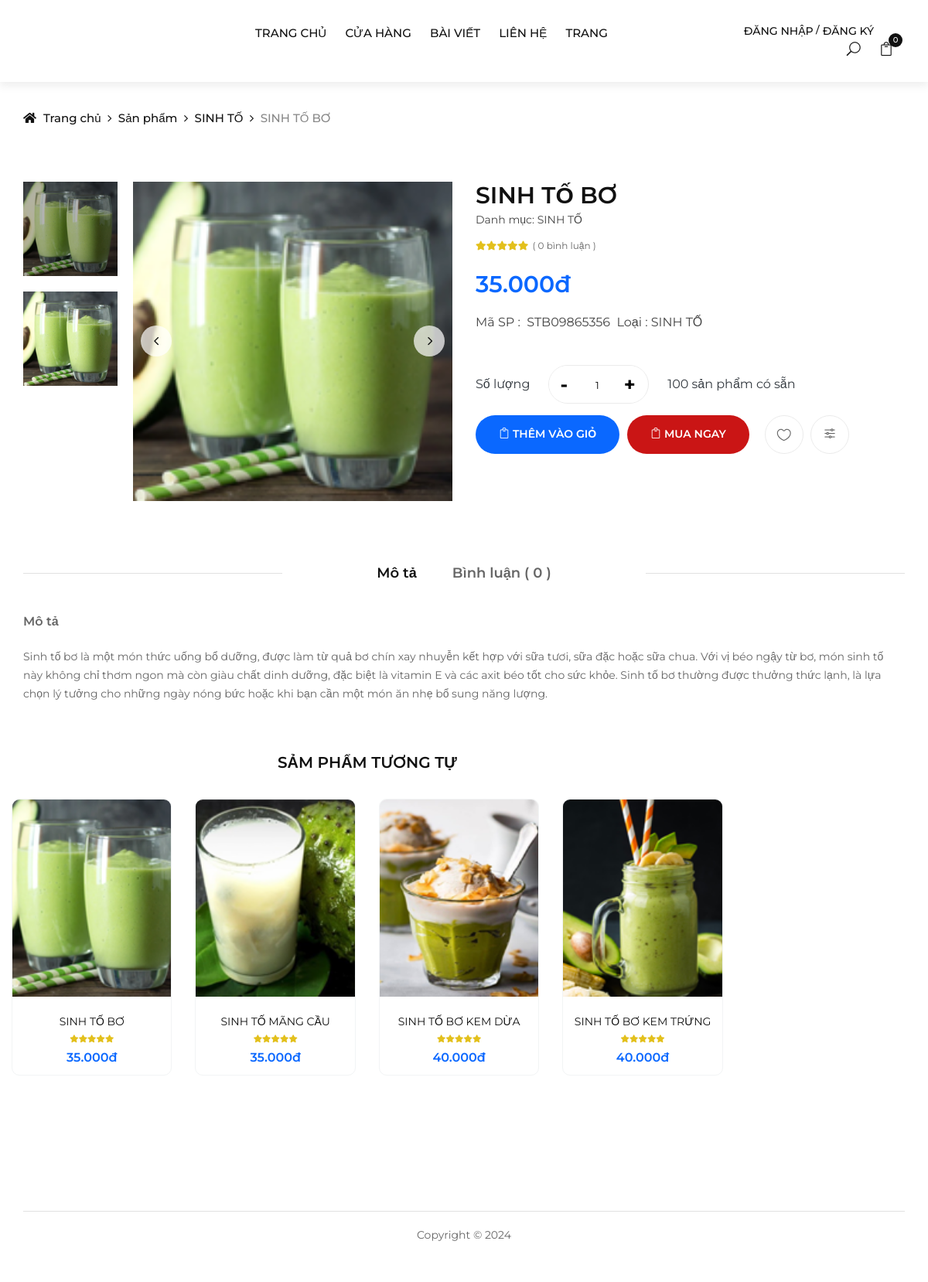
The app's page /index.php?url=chitietsanpham&id_sp=13&id_dm=8 with its own data.
### tables this page shows
CREATE TABLE `categories` (
  `category_id` int(11) NOT NULL,
  `name` varchar(255) NOT NULL,
  `image` varchar(255) NOT NULL,
  `status` tinyint(1) NOT NULL DEFAULT 1
);

CREATE TABLE `products` (
  `product_id` int(11) NOT NULL,
  `category_id` int(11) NOT NULL,
  `name` varchar(255) NOT NULL,
  `image` varchar(255) NOT NULL,
  `quantity` int(11) NOT NULL,
  `price` int(11) NOT NULL,
  `sale_price` int(11) DEFAULT NULL,
  `create_date` datetime NOT NULL DEFAULT current_timestamp(),
  `views` int(11) NOT NULL DEFAULT 0,
  `details` text NOT NULL,
  `short_description` text NOT NULL,
  `status` tinyint(1) NOT NULL DEFAULT 1
);

### models/pdo_library.php (called while the page is built, shortened)
<?php
function pdo_query($sql){
    $sql_args = array_slice(func_get_args(), 1);
    try{
        $conn = pdo_get_connection();
        $stmt = $conn->prepare($sql);
        $stmt->execute($sql_args);
        $rows = $stmt->fetchAll();
        return $rows;
    }
    catch(PDOException $e){
        throw $e;
    }
    finally{
        unset($conn);
    }
}
function pdo_query_one($sql){
    $sql_args = array_slice(func_get_args(), 1);
    try{
        $conn = pdo_get_connection();
        $stmt = $conn->prepare($sql);
        $stmt->execute($sql_args);
        $row = $stmt->fetch(PDO::FETCH_ASSOC);
        return $row;
    }
    catch(PDOException $e){
        throw $e;
    }
    finally{
        unset($conn);
    }
}
?>

### models/CategoryModel.php (called while the page is built, shortened)
<?php
    class CategoryModel {
        public function select_name_categories() {
            $sql = "SELECT category_id, name FROM categories";
            return pdo_query($sql);
        }
    }
?>

### models/ProductModel.php (called while the page is built, shortened)
<?php
    class ProductModel {
        public function select_products_by_id($id) {
            $sql = "SELECT * FROM products WHERE product_id = ?";
            return pdo_query_one($sql, $id);
        }
        public function select_products_similar($id) {
            $sql = "SELECT * FROM products WHERE category_id = ? ORDER BY product_id LIMIT 4";
            return pdo_query($sql, $id);
        }
        public function formatted_price($price) {
            $format = number_format($price, 0, ',', '.') . 'đ';
            return $format;
        }
    }
    $ProductModel = new ProductModel();
?>

### models/CommentModel.php (called while the page is built, shortened)
<?php
    class CommentModel {
        function select_comments_by_id($product_id){
            $sql = "
            SELECT *
            FROM comments
            JOIN users ON comments.user_id = users.user_id
            WHERE comments.product_id = ? AND status = 1
            ORDER BY comments.date DESC;
            ";
            return pdo_query($sql, $product_id);
        }
    }
?>

### views/productdetail.php (the view, shortened to what this page needs)
<?php
   if(isset($_GET['id_sp'])) {
        $id_sp = $_GET['id_sp'];
        $id_danhmuc = $_GET['id_dm'];
        $product_details = $ProductModel->update_views($id_sp);
        $product_details = $ProductModel->select_products_by_id($id_sp);
        $similar_product = $ProductModel->select_products_similar($id_danhmuc);
        $name_catgoty = $CategoryModel->select_name_categories();
    }
?>
<?php
    extract($product_details);
    if(isset($_GET['id_sp'])) {
        $product_id = $_GET['id_sp'];
        $list_comments = $CommentModel->select_comments_by_id($product_id);
    }
?>
<div class="breadcrumb-option">
        <div class="container">
            <div class="row">
                <div class="col-lg-12">
                    <div class="breadcrumb__links">
                        <a href="index.php"><i class="fa fa-home"></i> Trang chủ</a>
                        <a href="index.php?url=cua-hang">Sản phẩm </a>
                        <a href="index.php?url=danh-muc-san-pham&id=<?=$id_danhmuc?>">
                            <?php foreach ($name_catgoty as $value) {
                                if($value['category_id'] == $id_danhmuc) {
                                    echo $value['name'];
                                }
                            } ?>
                        </a>
                        <span><?=$name?></span>
                    </div>
                </div>
            </div>
        </div>
    </div>
    <section class="product-details spad">
        <div class="container">
            <div class="row">
                <div class="col-lg-6">
                    <div class="product__details__pic">
                        <div class="product__details__pic__left product__thumb nice-scroll">
                            <a class="pt active" href="#product-1">
                                <img src="upload/<?=$image?>" alt="">
                            </a>
                            <a class="pt" href="#product-2">
                                <img src="upload/<?=$image?>" alt="">
                            </a>
                        </div>
                        <div class="product__details__slider__content">
                            <div class="product__details__pic__slider owl-carousel">
                                <img data-hash="product-1" class="product__big__img" src="upload/<?=$image?>" alt="">
                            </div>
                        </div>
                    </div>
                </div>
                <div class="col-lg-6">
                    <div class="product__details__text">
                        <h3><?=$name?>
                            <span>
                                Danh mục: <?php foreach ($name_catgoty as $value) {
                                    if($value['category_id'] == $id_danhmuc) {
                                        echo $value['name'];
                                    }
                                } ?>
                            </span>
                        </h3>
                        <div class="rating">
                            <i class="fa fa-star"></i>
                            <i class="fa fa-star"></i>
                            <i class="fa fa-star"></i>
                            <i class="fa fa-star"></i>
                            <i class="fa fa-star"></i>
                            <span>( <?=count($list_comments)?> bình luận )</span>
                        </div>
                        <div class="product__details__price">
                            <?=$ProductModel->formatted_price($price); ?>
                        </div>
                        <div class="short__description">
                            <?=$short_description?>
                        </div>
                        <div class="product__details__button">
                            <?php if(isset($_SESSION['user'])) {?>
                                <form action="index.php?url=gio-hang" method="post">
                                    <div class="input-group d-flex align-items-center">
                                        <span class="text-dark">Số lượng</span>
                                        <div class="input-next-cart d-flex mx-4">
                                            <input type="button" value="-" class="button-minus" data-field="quantity">
                                            <input type="number" step="1" max="50" value="1" name="product_quantity" class="quantity-field-cart">
                                            <input type="button" value="+" class="button-plus" data-field="quantity">
                                        </div>
                                        <span class="text-dark"><?=$quantity?> sản phẩm có sẵn</span>
                                    </div>
                                    <input value="<?=$product_id?>" type="hidden" name="product_id">
                                    <input value="<?=$_SESSION['user']['id']?>" type="hidden" name="user_id">
                                    <input value="<?=$name?>" type="hidden" name="name">
                                    <input value="<?=$image?>"type="hidden" name="image">
                                    <input value="<?=$price?>" type="hidden" name="price">
                                    <input value="<?=$image?>" type="hidden" name="image">
                                    <div class="quantity">
                                        <button name="add_to_cart" style="border: none;" type="submit" class="cart-btn btn-primary"><span class="icon_bag_alt"></span> Thêm vào giỏ</button>
                                        <button name="add_to_cart" type="submit" style="background-color: #ca1515; border: none;" class="cart-btn"><span class="icon_bag_alt"></span>Mua ngay</button>
                                    </div>
                                </form>
                            <?php }else{?>
                                <div class="input-group d-flex align-items-center">
                                    <span class="text-dark">Số lượng</span>
                                    <div class="input-next-cart d-flex mx-4">
                                        <input type="button" value="-" class="button-minus" data-field="quantity">
                                        <input type="number" step="1" max="50" value="1" name="product_quantity" class="quantity-field-cart">
                                        <input type="button" value="+" class="button-plus" data-field="quantity">
                                    </div>
                                    <span class="text-dark"><?=$quantity?> sản phẩm có sẵn</span>
                                </div>
                                <div class="quantity">
                                    <button name="add_to_cart" onclick="alert('Vui lòng dăng nhập để thực hiện chức năng');" style="border: none;" type="submit" class="cart-btn btn-primary">
                                        <span class="icon_bag_alt"></span> <a href="dang-nhap" style="color: #ffffff;">Thêm vào giỏ</a>
                                    </button>
                                    <button name="add_to_cart" onclick="alert('Vui lòng dăng nhập để thực hiện chức năng');" type="submit" style="background-color: #ca1515; border: none;" class="cart-btn">
                                        <span class="icon_bag_alt"></span> <a href="dang-nhap" style="color: #ffffff;">Mua ngay</a>
                                    </button>
                                </div>
                            <?php }?>
                            <ul>
                                <li><a href="#"><span class="icon_heart_alt"></span></a></li>
                                <li><a href="#"><span class="icon_adjust-horiz"></span></a></li>
                            </ul>
                        </div>
                    </div>
                </div>
                <div class="col-lg-12">
                    <div class="product__details__tab">
                        <ul class="nav nav-tabs" role="tablist">
                            <li class="nav-item">
                                <a class="nav-link active" data-toggle="tab" href="#tabs-1" role="tab">Mô tả</a>
                            </li>
                            <li class="nav-item">
                                <a class="nav-link" data-toggle="tab" href="#tabs-2" role="tab">Bình luận ( <?=count($list_comments)?> )</a>
                            </li>
                        </ul>
                        <div class="tab-content">
                            <div class="tab-pane active" id="tabs-1" role="tabpanel">
                                <h6>Mô tả</h6>
                                <p><?=$details?></p>
                            </div>
                            <?php include_once "views/comments.php"; ?>
                    </div>
                </div>
            </div>
            <div class="row">
                <div class="col-lg-12 text-center">
                    <div class="related__title">
                        <h5>SẢM PHẨM TƯƠNG TỰ</h5>
                    </div>
                </div>
                <?php
                    foreach ($similar_product as $value) {
                        if(is_array($value)) {
                            extract($value);
                        }
                ?>
                <div class="col-lg-3 col-md-4 col-sm-6 mix">
                    <div class="product__item sale">
                        <div class="product__item__pic set-bg" data-setbg="upload/<?=$image?>">
                            <ul class="product__hover">
                            </ul>
                        </div>
                        <div class="product__item__text">
                            <h6 class="text-truncate-1">
                                <a href="index.php?url=chitietsanpham&id_sp=<?=$product_id?>&id_dm=<?=$category_id?>">
                                <?=$name?>
                                </a>
                            </h6>
                            <div class="rating">
                                <i class="fa fa-star"></i>
                                <i class="fa fa-star"></i>
                                <i class="fa fa-star"></i>
                                <i class="fa fa-star"></i>
                                <i class="fa fa-star"></i>
                            </div>
                            <div class="product__price"><?=$ProductModel->formatted_price($price); ?>  </div>
                        </div>
                    </div>
                </div>
                <?php
                    }
                ?>
                </div>
            </div>
        </div>
    </section>

### records on screen
categories: name "SINH TỐ"
products: name "SINH TỐ BƠ", image (picture), price "35.000đ", short_description "Mã SP : STB09865356 Loại : SINH TỐ", quantity "100", details "Sinh tố bơ là một món thức uống bổ dưỡng, được làm từ quả bơ chín xay nhuyễn kết hợp với sữa tươi, sữa đặc hoặc sữa chua. Với vị béo ngậy từ bơ, món sinh tố này không chỉ thơm ngon mà còn giàu chất dinh dưỡng, đặc biệt là vitamin E và các axit béo tốt cho sức khỏe. Sinh tố bơ thường được thưởng thức lạnh, là lựa chọn lý tưởng cho những ngày nóng bức hoặc khi bạn cần một món ăn nhẹ bổ sung năng lượng.", shows a picture
products: shows a picture, name "SINH TỐ MÃNG CẦU", price "35.000đ"
products: shows a picture, name "SINH TỐ BƠ KEM DỪA", price "40.000đ"
products: shows a picture, name "SINH TỐ BƠ KEM TRỨNG", price "40.000đ"

### other values on screen
count($list_comments) "0"
